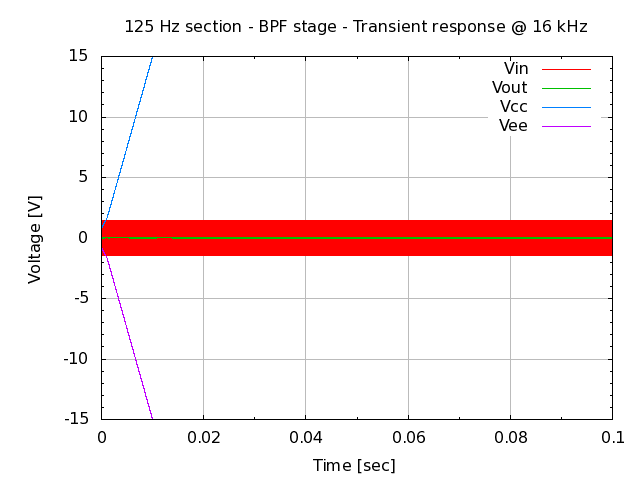

Write gnuplot code to recreate this figure.
# set terminal
set term png

# set graph
set output "26.000.00.02.31-1.png"
set title "125 Hz section - BPF stage - Transient response @ 16 kHz"

# setup Y-axis
set yrange [-15:15]
set grid ytics lt 1 lw 1 lc rgb "#bbbbbb"
set mytics
set ylabel "Voltage [V]"

# setup X-axis
set grid xtics lt 1 lw 1 lc rgb "#bbbbbb"
set mxtics
set xrange [0:0.1]
set xlabel "Time [sec]"

# setup plot style
set style data lines
plot '26.000.00.02.31.dat' using 1:2 title "Vin", \
     '26.000.00.02.31.dat' using 1:3 title "Vout", \
     '26.000.00.02.31.dat' using 1:4 title "Vcc", \
     '26.000.00.02.31.dat' using 1:5 title "Vee"

# set output back to default
set output

# reset terminal type
set terminal pop
